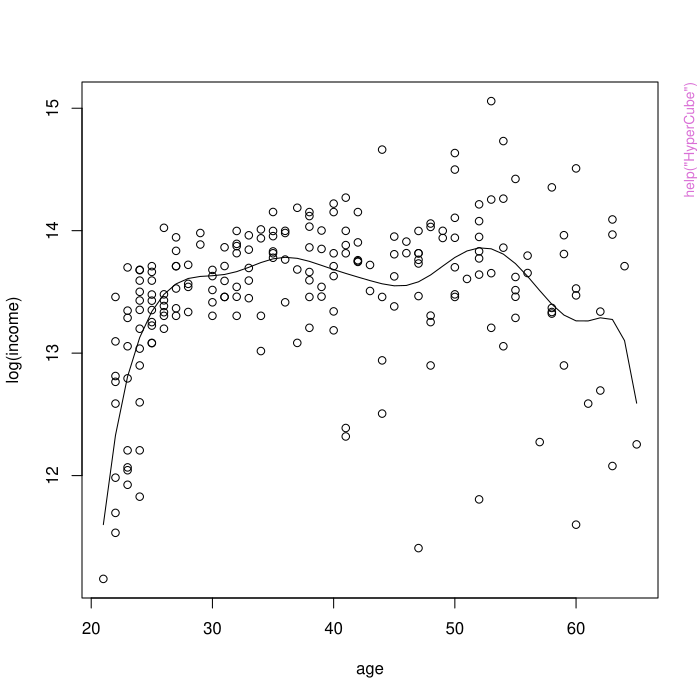

Source code (R):
pkgname <- "HyperCube"
source(file.path(R.home("share"), "R", "examples-header.R"))
options(warn = 1)
base::assign(".ExTimings", "HyperCube-Ex.timings", pos = 'CheckExEnv')
base::cat("name\tuser\tsystem\telapsed\n", file=base::get(".ExTimings", pos = 'CheckExEnv'))
base::assign(".format_ptime",
function(x) {
  if(!is.na(x[4L])) x[1L] <- x[1L] + x[4L]
  if(!is.na(x[5L])) x[2L] <- x[2L] + x[5L]
  options(OutDec = '.')
  format(x[1L:3L], digits = 7L)
},
pos = 'CheckExEnv')

### * </HEADER>
library('HyperCube')

base::assign(".oldSearch", base::search(), pos = 'CheckExEnv')
cleanEx()
nameEx("HyperCube")
### * HyperCube

flush(stderr()); flush(stdout())

base::assign(".ptime", proc.time(), pos = "CheckExEnv")
### Name: hypercube
### Title: Hypercube Estimator Fits
### Aliases: hypercube hypercube.default hypercube.formula

### ** Examples

## Example 1 in Beran (2014)
## Fitting Canadian earning data with Hypercube Estimator

# The number of age, p, in Example 1 in Beran (2014).
p <- length(unique(canadian.earnings[,1]))
# D_5 as in equation (3.10) in Beran (2014)
D <- diffMatrix(p, 5)
# The parametor nu in equation (3.11) in Beran (2014)
nu <- 100
# The matrix W in equation (3.11) in Beran (2014)
W <- nu * t(D) %*% D
# Convert W to V, as described in (1.6) in Beran (2014)
V <- plsW2V(W)
# The variable age should be considered as a factor
canadian.earnings[,"age"] <- factor(canadian.earnings[,"age"])
# Hyperpercube Estimator Fit
hcmod <- hypercube( log.income ~ age -1, data=canadian.earnings, V)

# Plot of data
plot(as.numeric(as.character(canadian.earnings$age)),
     canadian.earnings$log.income,
     xlab = "age", ylab = "log(income)")
# Plot of fitted line
lines(levels(canadian.earnings$age), hcmod$coefficients)


## Example 2 in Beran (2014)
## Fitting rat litter data

# Projection matrices as decribed in equation (5.4) in Beran (2014)
litter.proj <- projectCreate( ~ mother:infant -1, data = litter)
# If only additive effect is consider,
# take V = P1 + P2 + P3 (notation in equation (5.4) in Beran (2014))
component <- cbind(c(0,0), c(1,0), c(0,1))
V <- projectWeight(litter.proj, component = component)
# Hypercube Estimator Fit
hcmod <- hypercube( weight ~ mother:infant -1, data = litter, V)

# Estimated Risk
summary(hcmod)

## Hypercube Estimator with optimal risk
##
hcmodopt <- hypercubeOptimization( weight ~ mother:infant -1,
                                   data = litter
                                   )
# The optimal projection coefficient which minimizes the risk.
hcmodopt$projcoef

# The minimum risk
hcmodopt$estrisk

# The Hypercube Estimator fit with the V of the optimal projection.
summary(hcmodopt$$est)



base::assign(".dptime", (proc.time() - get(".ptime", pos = "CheckExEnv")), pos = "CheckExEnv")
base::cat("HyperCube", base::get(".format_ptime", pos = 'CheckExEnv')(get(".dptime", pos = "CheckExEnv")), "\n", file=base::get(".ExTimings", pos = 'CheckExEnv'), append=TRUE, sep="\t")
cleanEx()
nameEx("diffMatrix")
### * diffMatrix

flush(stderr()); flush(stdout())

base::assign(".ptime", proc.time(), pos = "CheckExEnv")
### Name: diffMatrix
### Title: Difference Matrix
### Aliases: diffMatrix

### ** Examples

p <- 10
D <- diffMatrix(p, 5)
D



base::assign(".dptime", (proc.time() - get(".ptime", pos = "CheckExEnv")), pos = "CheckExEnv")
base::cat("diffMatrix", base::get(".format_ptime", pos = 'CheckExEnv')(get(".dptime", pos = "CheckExEnv")), "\n", file=base::get(".ExTimings", pos = 'CheckExEnv'), append=TRUE, sep="\t")
cleanEx()
nameEx("hypercubeEst")
### * hypercubeEst

flush(stderr()); flush(stdout())

base::assign(".ptime", proc.time(), pos = "CheckExEnv")
### Name: hypercubeEst
### Title: Estimation on linear Mode for Hypercube
### Aliases: hypercubeEst

### ** Examples

## The use of the function \code{hypercubeEst}.
mf <- model.frame(weight ~ mother:infant -1, data = litter)
X <- model.matrix(attr(mf, "terms"), mf)
y <- model.response(mf)
litter.proj <- projectCreate( ~ mother:infant -1, data = litter)
V <- projectWeight(litter.proj, weights = c(1,1,1,0))
hcmod <- hypercubeEst(X, y, V)
hcmod$coefficients



base::assign(".dptime", (proc.time() - get(".ptime", pos = "CheckExEnv")), pos = "CheckExEnv")
base::cat("hypercubeEst", base::get(".format_ptime", pos = 'CheckExEnv')(get(".dptime", pos = "CheckExEnv")), "\n", file=base::get(".ExTimings", pos = 'CheckExEnv'), append=TRUE, sep="\t")
cleanEx()
nameEx("hypercubeOptimization")
### * hypercubeOptimization

flush(stderr()); flush(stdout())

base::assign(".ptime", proc.time(), pos = "CheckExEnv")
### Name: hypercubeOptimization
### Title: Hypercube Optimization
### Aliases: hypercubeOptimization

### ** Examples

hcmodopt <- hypercubeOptimization( weight ~ mother:infant -1, data = litter)
hcmodopt$projcoef #projction coefficients
hcmodopt$estrisk #estimated risk



base::assign(".dptime", (proc.time() - get(".ptime", pos = "CheckExEnv")), pos = "CheckExEnv")
base::cat("hypercubeOptimization", base::get(".format_ptime", pos = 'CheckExEnv')(get(".dptime", pos = "CheckExEnv")), "\n", file=base::get(".ExTimings", pos = 'CheckExEnv'), append=TRUE, sep="\t")
cleanEx()
nameEx("plsW2V")
### * plsW2V

flush(stderr()); flush(stdout())

base::assign(".ptime", proc.time(), pos = "CheckExEnv")
### Name: plsW2V
### Title: Covert W matrix to V matrix
### Aliases: plsW2V

### ** Examples

# D_5 as in equation (3.10) in Beran (2014)
p <- 45
D <- diffMatrix(p, 5)
# The matrix W in equation (3.11) in Beran (2014)
W <- t(D) %*% D
# Convert W to V, as described in (1.6) in Beran (2014)
V <- plsW2V(W)



base::assign(".dptime", (proc.time() - get(".ptime", pos = "CheckExEnv")), pos = "CheckExEnv")
base::cat("plsW2V", base::get(".format_ptime", pos = 'CheckExEnv')(get(".dptime", pos = "CheckExEnv")), "\n", file=base::get(".ExTimings", pos = 'CheckExEnv'), append=TRUE, sep="\t")
cleanEx()
nameEx("projectCreate")
### * projectCreate

flush(stderr()); flush(stdout())

base::assign(".ptime", proc.time(), pos = "CheckExEnv")
### Name: projectCreate
### Title: Functions for object "'projection.hypercube'"
### Aliases: projectCreate projectFun projectSub projectWeight

### ** Examples

proj <- projectCreate( ~ mother:infant -1, data = litter)

## proj contains the projection matrices :
## proj[["mother0:infant0"]], proj[["mother1:infant0"]], ...
## To see all the names of the projection matrices:
attr(proj, "component")

## If only the additive effects are needed,
## i.e. "mother0:infant0", "mother1:infant0" and "mother0:infant1",
component <- cbind(c(0,0), c(1,0), c(0,1))
proj.sub <- projectSub(proj, component)
attr(proj.sub, "component")

## If we want
## P = 1 * proj[["mother0:infant0"]] + 0.5 * proj[["mother1:infant0"]]
component <- cbind(c(0,0), c(1,0), c(0,1))
weights <- c(1, 0.5, 0)
proj.weights <- projectWeight(proj, component, weights)

## Create a function for more weighted projection matrices.
component <- cbind(c(0,0), c(1,0), c(0,1))
proj.fun <- projectFun(proj, component)

## Same as proj.weights in above example
weights <- c(1, 0.5, 0)
proj.fun(weights)

## Use the projection matrices for hypercube estimator
V <- proj.fun(weights)
hcmod <- hypercube(weight ~ mother:infant -1, data = litter, V = V)
summary(hcmod)



base::assign(".dptime", (proc.time() - get(".ptime", pos = "CheckExEnv")), pos = "CheckExEnv")
base::cat("projectCreate", base::get(".format_ptime", pos = 'CheckExEnv')(get(".dptime", pos = "CheckExEnv")), "\n", file=base::get(".ExTimings", pos = 'CheckExEnv'), append=TRUE, sep="\t")
### * <FOOTER>
###
options(digits = 7L)
base::cat("Time elapsed: ", proc.time() - base::get("ptime", pos = 'CheckExEnv'),"\n")
grDevices::dev.off()
###
### Local variables: ***
### mode: outline-minor ***
### outline-regexp: "\\(> \\)?### [*]+" ***
### End: ***
quit('no')
